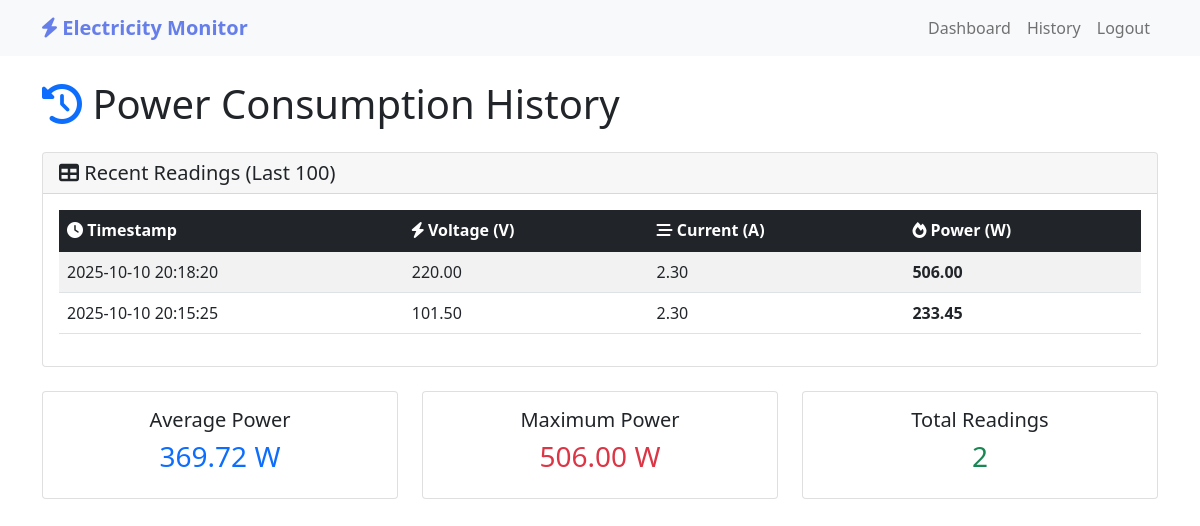
The app's page /history (signed in) with its own data.
### app.py (models this page shows)
class PowerReading(db.Model):
    id = db.Column(db.Integer, primary_key=True)
    user_id = db.Column(db.Integer, db.ForeignKey('user.id'), nullable=False)
    voltage = db.Column(db.Float, nullable=False)
    current = db.Column(db.Float, nullable=False)
    power = db.Column(db.Float, nullable=False)
    timestamp = db.Column(db.DateTime, default=datetime.utcnow)

### app.py (the view)
@app.route('/history')
@login_required
def history():
    readings = PowerReading.query.filter_by(user_id=current_user.id).order_by(PowerReading.timestamp.desc()).limit(100).all()
    return render_template('history.html', readings=readings)

### app.py (called while the page is built)
@login_manager.user_loader
def load_user(user_id):
    return User.query.get(int(user_id))

### templates/history.html (shortened to what this page needs)
{% extends "base.html" %}
{% block content %}
<div class="row">
    <div class="col-12">
        <h1 class="mb-4">
            <i class="fas fa-history text-primary"></i> Power Consumption History
        </h1>
    </div>
</div>
<div class="row">
    <div class="col-12">
        <div class="card">
            <div class="card-header">
                <h5 class="mb-0">
                    <i class="fas fa-table"></i> Recent Readings (Last 100)
                </h5>
            </div>
            <div class="card-body">
                {% if readings %}
                <div class="table-responsive">
                    <table class="table table-striped table-hover">
                        <thead class="table-dark">
                            <tr>
                                <th><i class="fas fa-clock"></i> Timestamp</th>
                                <th><i class="fas fa-bolt"></i> Voltage (V)</th>
                                <th><i class="fas fa-stream"></i> Current (A)</th>
                                <th><i class="fas fa-fire"></i> Power (W)</th>
                            </tr>
                        </thead>
                        <tbody>
                            {% for reading in readings %}
                            <tr>
                                <td>{{ reading.timestamp.strftime('%Y-%m-%d %H:%M:%S') }}</td>
                                <td>{{ "%.2f"|format(reading.voltage) }}</td>
                                <td>{{ "%.2f"|format(reading.current) }}</td>
                                <td><strong>{{ "%.2f"|format(reading.power) }}</strong></td>
                            </tr>
                            {% endfor %}
                        </tbody>
                    </table>
                </div>
                {% endif %}
            </div>
        </div>
    </div>
</div>
{% if readings %}
<div class="row mt-4">
    <div class="col-md-4">
        <div class="card text-center">
            <div class="card-body">
                <h5 class="card-title">Average Power</h5>
                <h3 class="text-primary">
                    {{ "%.2f"|format(readings|map(attribute='power')|sum / readings|length) }} W
                </h3>
            </div>
        </div>
    </div>
    <div class="col-md-4">
        <div class="card text-center">
            <div class="card-body">
                <h5 class="card-title">Maximum Power</h5>
                <h3 class="text-danger">
                    {{ "%.2f"|format(readings|map(attribute='power')|max) }} W
                </h3>
            </div>
        </div>
    </div>
    <div class="col-md-4">
        <div class="card text-center">
            <div class="card-body">
                <h5 class="card-title">Total Readings</h5>
                <h3 class="text-success">{{ readings|length }}</h3>
            </div>
        </div>
    </div>
</div>
{% endif %}
{% endblock %}

### templates/base.html (shortened to what this page needs)
<!DOCTYPE html>
<html lang="en">
<head>
    <link href="https://cdn.jsdelivr.net/npm/bootstrap@5.1.3/dist/css/bootstrap.min.css" rel="stylesheet">
    <link href="https://cdnjs.cloudflare.com/ajax/libs/font-awesome/6.0.0/css/all.min.css" rel="stylesheet">
</head>
<body>
    <nav class="navbar navbar-expand-lg navbar-light bg-light">
        <div class="container">
            <a class="navbar-brand" href="{{ url_for('index') }}">
                <i class="fas fa-bolt"></i> Electricity Monitor
            </a>
            {% if current_user.is_authenticated %}
            <div class="navbar-nav ms-auto">
                <a class="nav-link" href="{{ url_for('index') }}">Dashboard</a>
                <a class="nav-link" href="{{ url_for('history') }}">History</a>
                <a class="nav-link" href="{{ url_for('logout') }}">Logout</a>
            </div>
            {% endif %}
        </div>
    </nav>
    <div class="container mt-4">
        {% block content %}{% endblock %}
    </div>
</body>
</html>

### templates/base.html (style rules this page uses)
.navbar-brand { font-weight: bold; color: #667eea !important; }

### records on screen
PowerReading: timestamp "2025-10-10 20:18:20", voltage "220.00", current "2.30", power "506.00"
PowerReading: timestamp "2025-10-10 20:15:25", voltage "101.50", current "2.30", power "233.45"

### other values on screen
{{ "%.2f"|format(readings|map(attribute='power')|sum / readings|length) }} "369.72"
{{ "%.2f"|format(readings|map(attribute='power')|max) }} "506.00"
{{ readings|length }} "2"
